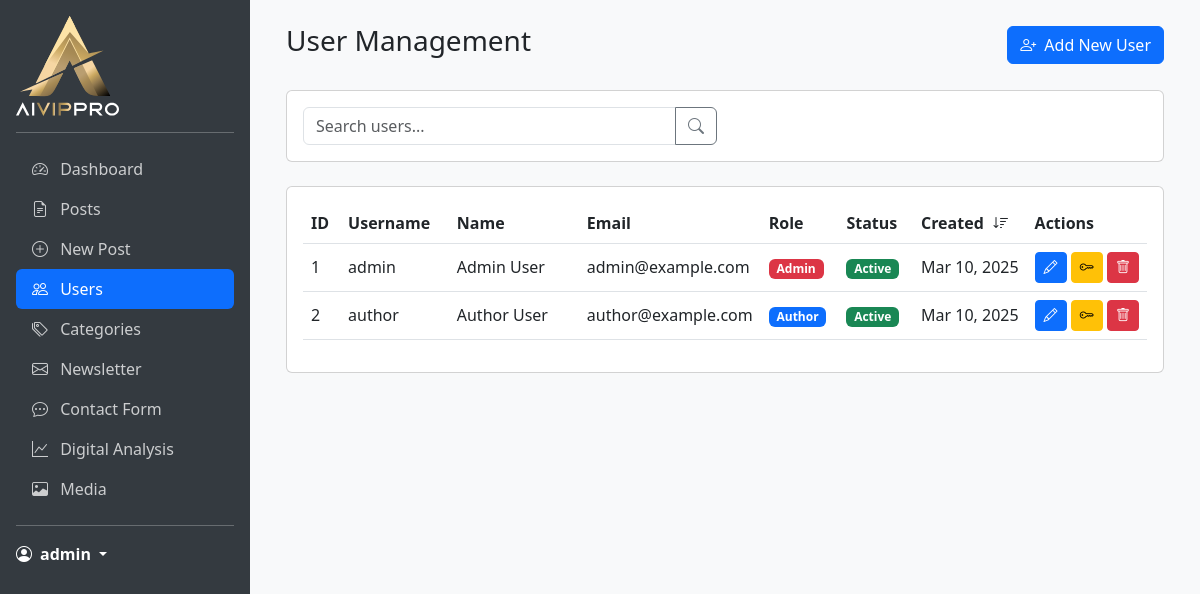
Page /admin/index.php?page=users (signed in) on the committed database.
### tables this page shows
CREATE TABLE IF NOT EXISTS users (
    id INT PRIMARY KEY AUTO_INCREMENT,
    username VARCHAR(50) NOT NULL UNIQUE,
    email VARCHAR(100) NOT NULL UNIQUE,
    password VARCHAR(255) NOT NULL,
    first_name VARCHAR(50) NOT NULL,
    last_name VARCHAR(50) NOT NULL,
    role ENUM('admin', 'author') NOT NULL DEFAULT 'author',
    status ENUM('active', 'inactive') NOT NULL DEFAULT 'active',
    last_login DATETIME,
    created_at DATETIME NOT NULL DEFAULT CURRENT_TIMESTAMP,
    updated_at DATETIME NOT NULL DEFAULT CURRENT_TIMESTAMP ON UPDATE CURRENT_TIMESTAMP,
    INDEX idx_username (username),
    INDEX idx_email (email),
    INDEX idx_role (role),
    INDEX idx_status (status)
);

### admin/pages/users.php (the view, shortened to what this page needs)
<?php
$page = isset($_GET['page_num']) ? (int)$_GET['page_num'] : 1;
$limit = 10;
$search = isset($_GET['search']) ? $_GET['search'] : '';
$sort_column = isset($_GET['sort']) ? $_GET['sort'] : 'created_at';
$sort_direction = isset($_GET['direction']) ? $_GET['direction'] : 'desc';
$db = new Database();
$conn = $db->getConnection();
$query = "SELECT * FROM users WHERE 1=1";
$params = [];
$types = "";
$offset = ($page - 1) * $limit;
$query .= " ORDER BY $sort_column $sort_direction LIMIT ? OFFSET ?";
$params[] = $limit;
$params[] = $offset;
$types .= "ii";
$stmt = $conn->prepare($query);
if (!empty($params)) {
    $stmt->bind_param($types, ...$params);
}
$stmt->execute();
$users = $stmt->get_result();
?>
<div class="container-fluid">
    <div class="d-flex justify-content-between align-items-center mb-4">
        <h1 class="h3">User Management</h1>
        <button type="button" class="btn btn-primary" data-bs-toggle="modal" data-bs-target="#addUserModal">
            <i class="bi bi-person-plus me-2"></i>Add New User
        </button>
    </div>
    <div class="card mb-4">
        <div class="card-body">
            <form method="GET" class="row g-3">
                <div class="col-md-6">
                    <div class="input-group">
                        <input type="text" class="form-control" name="search" placeholder="Search users..."
                               value="<?php echo htmlspecialchars($search); ?>">
                        <button class="btn btn-outline-secondary" type="submit">
                            <i class="bi bi-search"></i>
                        </button>
                    </div>
                </div>
            </form>
        </div>
    </div>
    <div class="card">
        <div class="card-body">
            <div class="table-responsive">
                <table class="table table-hover">
                    <thead>
                        <tr>
                            <th class="sortable" data-column="id">
                                ID
                            </th>
                            <th class="sortable" data-column="username">
                                Username
                            </th>
                            <th class="sortable" data-column="first_name">
                                Name
                            </th>
                            <th class="sortable" data-column="email">
                                Email
                            </th>
                            <th class="sortable" data-column="role">
                                Role
                            </th>
                            <th class="sortable" data-column="status">
                                Status
                            </th>
                            <th class="sortable" data-column="created_at">
                                Created
                                <?php if ($sort_column === 'created_at'): ?>
                                    <i class="bi bi-sort-<?php echo $sort_direction === 'asc' ? 'up' : 'down'; ?>"></i>
                                <?php endif; ?>
                            </th>
                            <th>Actions</th>
                        </tr>
                    </thead>
                    <tbody>
                        <?php while ($user = $users->fetch_assoc()): ?>
                        <tr>
                            <td><?php echo $user['id']; ?></td>
                            <td><?php echo htmlspecialchars($user['username']); ?></td>
                            <td><?php echo htmlspecialchars($user['first_name'] . ' ' . $user['last_name']); ?></td>
                            <td><?php echo htmlspecialchars($user['email']); ?></td>
                            <td>
                                <span class="badge bg-<?php echo $user['role'] === 'admin' ? 'danger' : 'primary'; ?>">
                                    <?php echo ucfirst($user['role']); ?>
                                </span>
                            </td>
                            <td>
                                <span class="badge bg-<?php echo $user['status'] === 'active' ? 'success' : 'warning'; ?>">
                                    <?php echo ucfirst($user['status']); ?>
                                </span>
                            </td>
                            <td><?php echo date('M j, Y', strtotime($user['created_at'])); ?></td>
                            <td>
                                <button class="btn btn-sm btn-primary edit-user" data-user='<?php echo json_encode($user); ?>'>
                                    <i class="bi bi-pencil"></i>
                                </button>
                                <button class="btn btn-sm btn-warning reset-password" data-id="<?php echo $user['id']; ?>">
                                    <i class="bi bi-key"></i>
                                </button>
                                <button class="btn btn-sm btn-danger delete-user" data-id="<?php echo $user['id']; ?>">
                                    <i class="bi bi-trash"></i>
                                </button>
                            </td>
                        </tr>
                        <?php endwhile; ?>
                    </tbody>
                </table>
            </div>
        </div>
    </div>
</div>

### admin/pages/users.php (style rules this page uses)
.sortable { cursor: pointer; user-select: none; }
.sortable i { margin-left: 5px; }
.table th:nth-child(1), .table td:nth-child(1) { width: 5%; }
.table th:nth-child(2), .table td:nth-child(2) { width: 15%; }
.table th:nth-child(3), .table td:nth-child(3) { width: 20%; }
.table th:nth-child(4), .table td:nth-child(4) { width: 25%; }
.table th:nth-child(5), .table td:nth-child(5) { width: 10%; }
.table th:nth-child(6), .table td:nth-child(6) { width: 10%; }
.table th:nth-child(7), .table td:nth-child(7) { width: 10%; }
.table th:nth-child(8), .table td:nth-child(8) { width: 5%; }
.table td, .table th { white-space: nowrap; overflow: hidden; text-overflow: ellipsis; }
.table-responsive { overflow: visible; }
.table td { position: relative; overflow: visible; vertical-align: middle; }
.table th { white-space: nowrap; }
.table th:nth-child(4), .table td:nth-child(4) { width: 20%; }
.table th:nth-child(8), .table td:nth-child(8) { width: 10%; }
.table td:nth-child(2), .table td:nth-child(3), .table td:nth-child(4) { white-space: nowrap; overflow: hidden; text-overflow: ellipsis; }

### rows in the picture
users: id "1", username "admin", first_name+last_name "Admin User", email "admin@example.com", role "Admin", status "Active", created_at "Mar 10, 2025"
users: id "2", username "author", first_name+last_name "Author User", email "author@example.com", role "Author", status "Active", created_at "Mar 10, 2025"

### other values in the picture
$_SESSION['username'] "admin"
